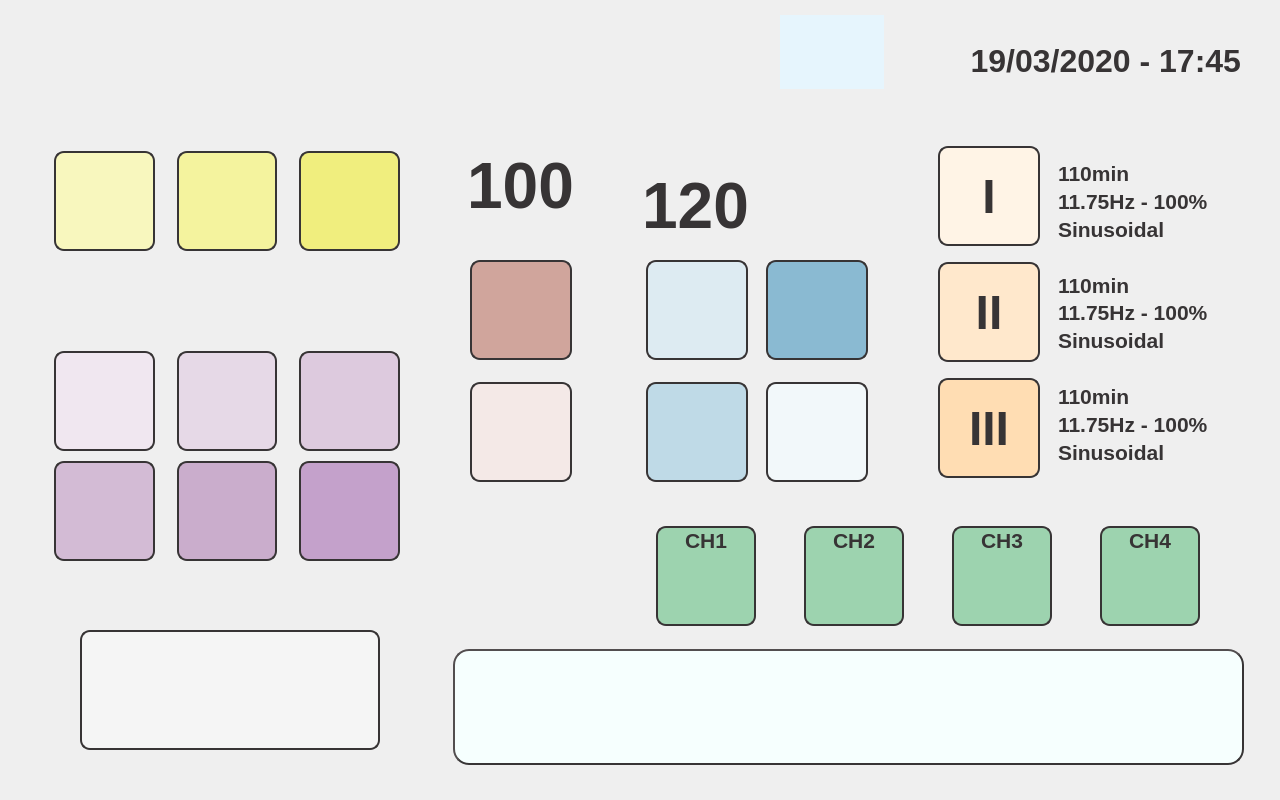
<?xml version="1.0" encoding="UTF-8"?>
<ui version="4.0">
 <class>Dialog</class>
 <widget class="QDialog" name="Dialog">
  <property name="geometry">
   <rect>
    <x>0</x>
    <y>0</y>
    <width>1280</width>
    <height>800</height>
   </rect>
  </property>
  <property name="windowTitle">
   <string>Dialog</string>
  </property>
  <property name="styleSheet">
   <string notr="true">QDialog {
background-image: url(:/background/resources/background_magnet_02.png);
}</string>
  </property>
  <widget class="QWidget" name="layoutWidget">
   <property name="geometry">
    <rect>
     <x>54</x>
     <y>350</y>
     <width>346</width>
     <height>102</height>
    </rect>
   </property>
   <layout class="QHBoxLayout" name="horizontalLayout_2">
    <property name="spacing">
     <number>22</number>
    </property>
    <item>
     <widget class="QPushButton" name="freq1Button">
      <property name="minimumSize">
       <size>
        <width>100</width>
        <height>100</height>
       </size>
      </property>
      <property name="styleSheet">
       <string notr="true">background-image: url(:/frequencies/resources/7_83Hz.png);
background-color: rgb(240, 231, 240);
border-radius: 10px;
border:2px solid rgb(55, 52, 53);</string>
      </property>
      <property name="text">
       <string/>
      </property>
     </widget>
    </item>
    <item>
     <widget class="QPushButton" name="freq2Button">
      <property name="minimumSize">
       <size>
        <width>100</width>
        <height>100</height>
       </size>
      </property>
      <property name="styleSheet">
       <string notr="true">background-image: url(:/frequencies/resources/11_79Hz.png);
background-color: rgb(230, 217, 231);
border-radius: 10px;
border:2px solid rgb(55, 52, 53);</string>
      </property>
      <property name="text">
       <string/>
      </property>
     </widget>
    </item>
    <item>
     <widget class="QPushButton" name="freq3Button">
      <property name="minimumSize">
       <size>
        <width>100</width>
        <height>100</height>
       </size>
      </property>
      <property name="styleSheet">
       <string notr="true">background-image: url(:/frequencies/resources/16_67Hz.png);
background-color: rgb(221, 202, 222);
border-radius: 10px;
border:2px solid rgb(55, 52, 53);</string>
      </property>
      <property name="text">
       <string/>
      </property>
     </widget>
    </item>
   </layout>
  </widget>
  <widget class="QWidget" name="layoutWidget_2">
   <property name="geometry">
    <rect>
     <x>54</x>
     <y>460</y>
     <width>346</width>
     <height>102</height>
    </rect>
   </property>
   <layout class="QHBoxLayout" name="horizontalLayout_3">
    <property name="spacing">
     <number>22</number>
    </property>
    <item>
     <widget class="QPushButton" name="freq4Button">
      <property name="minimumSize">
       <size>
        <width>100</width>
        <height>100</height>
       </size>
      </property>
      <property name="styleSheet">
       <string notr="true">background-image: url(:/frequencies/resources/23_58Hz.png);
background-color: rgb(211, 187, 213);
border-radius: 10px;
border:2px solid rgb(55, 52, 53);</string>
      </property>
      <property name="text">
       <string/>
      </property>
     </widget>
    </item>
    <item>
     <widget class="QPushButton" name="freq5Button">
      <property name="minimumSize">
       <size>
        <width>100</width>
        <height>100</height>
       </size>
      </property>
      <property name="styleSheet">
       <string notr="true">background-image: url(:/frequencies/resources/30_80Hz.png);
background-color: rgb(202, 173, 204);
border-radius: 10px;
border:2px solid rgb(55, 52, 53);</string>
      </property>
      <property name="text">
       <string/>
      </property>
     </widget>
    </item>
    <item>
     <widget class="QPushButton" name="freq6Button">
      <property name="minimumSize">
       <size>
        <width>100</width>
        <height>100</height>
       </size>
      </property>
      <property name="styleSheet">
       <string notr="true">background-image: url(:/frequencies/resources/62_64Hz.png);
background-color: rgb(196, 161, 203);
border-radius: 10px;
border:2px solid rgb(55, 52, 53);</string>
      </property>
      <property name="text">
       <string/>
      </property>
     </widget>
    </item>
   </layout>
  </widget>
  <widget class="QWidget" name="layoutWidget_3">
   <property name="geometry">
    <rect>
     <x>646</x>
     <y>260</y>
     <width>102</width>
     <height>224</height>
    </rect>
   </property>
   <layout class="QVBoxLayout" name="verticalLayout_2">
    <property name="spacing">
     <number>22</number>
    </property>
    <item>
     <widget class="QPushButton" name="min30Button">
      <property name="minimumSize">
       <size>
        <width>100</width>
        <height>100</height>
       </size>
      </property>
      <property name="styleSheet">
       <string notr="true">background-image: url(:/buttons/resources/30min.png);
background-color: rgb(221, 235, 242);
border-radius: 10px;
border:2px solid rgb(55, 52, 53);</string>
      </property>
      <property name="text">
       <string/>
      </property>
     </widget>
    </item>
    <item>
     <widget class="QPushButton" name="min45Button">
      <property name="minimumSize">
       <size>
        <width>100</width>
        <height>100</height>
       </size>
      </property>
      <property name="styleSheet">
       <string notr="true">background-image: url(:/buttons/resources/40min.png);
background-color: rgb(191, 218, 231);
border-radius: 10px;
border:2px solid rgb(55, 52, 53);</string>
      </property>
      <property name="text">
       <string/>
      </property>
     </widget>
    </item>
   </layout>
  </widget>
  <widget class="QWidget" name="layoutWidget_4">
   <property name="geometry">
    <rect>
     <x>766</x>
     <y>260</y>
     <width>102</width>
     <height>224</height>
    </rect>
   </property>
   <layout class="QVBoxLayout" name="verticalLayout_3">
    <property name="spacing">
     <number>22</number>
    </property>
    <item>
     <widget class="QPushButton" name="timeUpButton">
      <property name="minimumSize">
       <size>
        <width>100</width>
        <height>100</height>
       </size>
      </property>
      <property name="styleSheet">
       <string notr="true">background-image: url(:/buttons/resources/Arriba.png);
background-color: rgb(138, 186, 210);
border-radius: 10px;
border:2px solid rgb(55, 52, 53);</string>
      </property>
      <property name="text">
       <string/>
      </property>
     </widget>
    </item>
    <item>
     <widget class="QPushButton" name="timeDwnButton">
      <property name="minimumSize">
       <size>
        <width>100</width>
        <height>100</height>
       </size>
      </property>
      <property name="styleSheet">
       <string notr="true">background-image: url(:/buttons/resources/Abajo.png);
background-color: rgb(242, 248, 250);
border-radius: 10px;
border:2px solid rgb(55, 52, 53);</string>
      </property>
      <property name="text">
       <string/>
      </property>
     </widget>
    </item>
   </layout>
  </widget>
  <widget class="QPushButton" name="startButton">
   <property name="geometry">
    <rect>
     <x>80</x>
     <y>630</y>
     <width>300</width>
     <height>120</height>
    </rect>
   </property>
   <property name="minimumSize">
    <size>
     <width>100</width>
     <height>100</height>
    </size>
   </property>
   <property name="styleSheet">
    <string notr="true">background-image: url(:/buttons/resources/Play.png);
background-color: rgb(245, 245, 245);
border-radius: 10px;
border:2px solid rgb(55, 52, 53);</string>
   </property>
   <property name="text">
    <string/>
   </property>
  </widget>
  <widget class="QWidget" name="layoutWidget">
   <property name="geometry">
    <rect>
     <x>54</x>
     <y>150</y>
     <width>346</width>
     <height>102</height>
    </rect>
   </property>
   <layout class="QHBoxLayout" name="horizontalLayout">
    <property name="spacing">
     <number>22</number>
    </property>
    <item>
     <widget class="QPushButton" name="triangularButton">
      <property name="minimumSize">
       <size>
        <width>100</width>
        <height>100</height>
       </size>
      </property>
      <property name="styleSheet">
       <string notr="true">background-image: url(:/buttons/resources/Triangular.png);
background-color: rgb(248, 247, 190);
border-radius: 10px;
border:2px solid rgb(55, 52, 53);</string>
      </property>
      <property name="text">
       <string/>
      </property>
     </widget>
    </item>
    <item>
     <widget class="QPushButton" name="squareButton">
      <property name="minimumSize">
       <size>
        <width>100</width>
        <height>100</height>
       </size>
      </property>
      <property name="styleSheet">
       <string notr="true">background-image: url(:/buttons/resources/Cuadrada.png);
background-color: rgb(244, 243, 158);
border-radius: 10px;
border:2px solid rgb(55, 52, 53);</string>
      </property>
      <property name="text">
       <string/>
      </property>
     </widget>
    </item>
    <item>
     <widget class="QPushButton" name="sinusoidalButton">
      <property name="minimumSize">
       <size>
        <width>100</width>
        <height>100</height>
       </size>
      </property>
      <property name="styleSheet">
       <string notr="true">background-image: url(:/buttons/resources/Sinus.png);
background-color: rgb(240, 238, 126);
border-radius: 10px;
border:2px solid rgb(55, 52, 53);</string>
      </property>
      <property name="text">
       <string/>
      </property>
     </widget>
    </item>
   </layout>
  </widget>
  <widget class="QWidget" name="layoutWidget">
   <property name="geometry">
    <rect>
     <x>470</x>
     <y>260</y>
     <width>102</width>
     <height>224</height>
    </rect>
   </property>
   <layout class="QVBoxLayout" name="verticalLayout">
    <property name="spacing">
     <number>22</number>
    </property>
    <item>
     <widget class="QPushButton" name="powerUpButton">
      <property name="minimumSize">
       <size>
        <width>100</width>
        <height>100</height>
       </size>
      </property>
      <property name="styleSheet">
       <string notr="true">background-image: url(:/buttons/resources/Arriba.png);
background-color: rgb(208, 165, 156);
border-radius: 10px;
border:2px solid rgb(55, 52, 53);</string>
      </property>
      <property name="text">
       <string/>
      </property>
     </widget>
    </item>
    <item>
     <widget class="QPushButton" name="powerDwnButton">
      <property name="minimumSize">
       <size>
        <width>100</width>
        <height>100</height>
       </size>
      </property>
      <property name="styleSheet">
       <string notr="true">background-image: url(:/buttons/resources/Abajo.png);
background-color: rgb(244, 233, 231);
border-radius: 10px;
border:2px solid rgb(55, 52, 53);</string>
      </property>
      <property name="text">
       <string/>
      </property>
     </widget>
    </item>
   </layout>
  </widget>
  <widget class="QWidget" name="layoutWidget">
   <property name="geometry">
    <rect>
     <x>938</x>
     <y>140</y>
     <width>102</width>
     <height>346</height>
    </rect>
   </property>
   <layout class="QVBoxLayout" name="verticalLayout_4">
    <property name="spacing">
     <number>10</number>
    </property>
    <item>
     <widget class="QPushButton" name="mem1Button">
      <property name="minimumSize">
       <size>
        <width>100</width>
        <height>100</height>
       </size>
      </property>
      <property name="font">
       <font>
        <family>Liberation Sans</family>
        <pointsize>36</pointsize>
        <weight>75</weight>
        <bold>true</bold>
       </font>
      </property>
      <property name="focusPolicy">
       <enum>Qt::NoFocus</enum>
      </property>
      <property name="styleSheet">
       <string notr="true">color: rgb(55, 52, 53);
background-color: rgb(255, 244, 230);
border-radius: 10px;
border:2px solid rgb(55, 52, 53);</string>
      </property>
      <property name="text">
       <string>I</string>
      </property>
     </widget>
    </item>
    <item>
     <widget class="QPushButton" name="mem2Button">
      <property name="minimumSize">
       <size>
        <width>100</width>
        <height>100</height>
       </size>
      </property>
      <property name="font">
       <font>
        <family>Liberation Sans</family>
        <pointsize>36</pointsize>
        <weight>75</weight>
        <bold>true</bold>
       </font>
      </property>
      <property name="focusPolicy">
       <enum>Qt::NoFocus</enum>
      </property>
      <property name="styleSheet">
       <string notr="true">color: rgb(55, 52, 53);
background-color: rgb(255, 232, 204);
border-radius: 10px;
border:2px solid rgb(55, 52, 53);</string>
      </property>
      <property name="text">
       <string>II</string>
      </property>
     </widget>
    </item>
    <item>
     <widget class="QPushButton" name="mem3Button">
      <property name="minimumSize">
       <size>
        <width>100</width>
        <height>100</height>
       </size>
      </property>
      <property name="font">
       <font>
        <family>Liberation Sans</family>
        <pointsize>36</pointsize>
        <weight>75</weight>
        <bold>true</bold>
       </font>
      </property>
      <property name="focusPolicy">
       <enum>Qt::NoFocus</enum>
      </property>
      <property name="styleSheet">
       <string notr="true">color: rgb(55, 52, 53);
background-color: rgb(255, 221, 179);
border-radius: 10px;
border:2px solid rgb(55, 52, 53);</string>
      </property>
      <property name="text">
       <string>III</string>
      </property>
     </widget>
    </item>
   </layout>
  </widget>
  <widget class="QWidget" name="layoutWidget">
   <property name="geometry">
    <rect>
     <x>1058</x>
     <y>160</y>
     <width>171</width>
     <height>305</height>
    </rect>
   </property>
   <layout class="QVBoxLayout" name="verticalLayout_8">
    <property name="spacing">
     <number>30</number>
    </property>
    <item>
     <layout class="QVBoxLayout" name="verticalLayout_5">
      <property name="spacing">
       <number>2</number>
      </property>
      <item>
       <widget class="QLabel" name="mem11Label">
        <property name="font">
         <font>
          <family>Liberation Sans</family>
          <pointsize>16</pointsize>
          <weight>75</weight>
          <bold>true</bold>
         </font>
        </property>
        <property name="styleSheet">
         <string notr="true">color: rgb(55, 52, 53);</string>
        </property>
        <property name="text">
         <string>110min</string>
        </property>
       </widget>
      </item>
      <item>
       <widget class="QLabel" name="mem12Label">
        <property name="font">
         <font>
          <family>Liberation Sans</family>
          <pointsize>16</pointsize>
          <weight>75</weight>
          <bold>true</bold>
         </font>
        </property>
        <property name="styleSheet">
         <string notr="true">color: rgb(55, 52, 53);</string>
        </property>
        <property name="text">
         <string>11.75Hz - 100%</string>
        </property>
       </widget>
      </item>
      <item>
       <widget class="QLabel" name="mem13Label">
        <property name="font">
         <font>
          <family>Liberation Sans</family>
          <pointsize>16</pointsize>
          <weight>75</weight>
          <bold>true</bold>
         </font>
        </property>
        <property name="styleSheet">
         <string notr="true">color: rgb(55, 52, 53);</string>
        </property>
        <property name="text">
         <string>Sinusoidal</string>
        </property>
       </widget>
      </item>
     </layout>
    </item>
    <item>
     <layout class="QVBoxLayout" name="verticalLayout_6">
      <property name="spacing">
       <number>2</number>
      </property>
      <item>
       <widget class="QLabel" name="mem21Label">
        <property name="font">
         <font>
          <family>Liberation Sans</family>
          <pointsize>16</pointsize>
          <weight>75</weight>
          <bold>true</bold>
         </font>
        </property>
        <property name="styleSheet">
         <string notr="true">color: rgb(55, 52, 53);</string>
        </property>
        <property name="text">
         <string>110min</string>
        </property>
       </widget>
      </item>
      <item>
       <widget class="QLabel" name="mem22Label">
        <property name="font">
         <font>
          <family>Liberation Sans</family>
          <pointsize>16</pointsize>
          <weight>75</weight>
          <bold>true</bold>
         </font>
        </property>
        <property name="styleSheet">
         <string notr="true">color: rgb(55, 52, 53);</string>
        </property>
        <property name="text">
         <string>11.75Hz - 100%</string>
        </property>
       </widget>
      </item>
      <item>
       <widget class="QLabel" name="mem23Label">
        <property name="font">
         <font>
          <family>Liberation Sans</family>
          <pointsize>16</pointsize>
          <weight>75</weight>
          <bold>true</bold>
         </font>
        </property>
        <property name="styleSheet">
         <string notr="true">color: rgb(55, 52, 53);</string>
        </property>
        <property name="text">
         <string>Sinusoidal</string>
        </property>
       </widget>
      </item>
     </layout>
    </item>
    <item>
     <layout class="QVBoxLayout" name="verticalLayout_7">
      <property name="spacing">
       <number>2</number>
      </property>
      <item>
       <widget class="QLabel" name="mem31Label">
        <property name="font">
         <font>
          <family>Liberation Sans</family>
          <pointsize>16</pointsize>
          <weight>75</weight>
          <bold>true</bold>
         </font>
        </property>
        <property name="styleSheet">
         <string notr="true">color: rgb(55, 52, 53);</string>
        </property>
        <property name="text">
         <string>110min</string>
        </property>
       </widget>
      </item>
      <item>
       <widget class="QLabel" name="mem32Label">
        <property name="font">
         <font>
          <family>Liberation Sans</family>
          <pointsize>16</pointsize>
          <weight>75</weight>
          <bold>true</bold>
         </font>
        </property>
        <property name="styleSheet">
         <string notr="true">color: rgb(55, 52, 53);</string>
        </property>
        <property name="text">
         <string>11.75Hz - 100%</string>
        </property>
       </widget>
      </item>
      <item>
       <widget class="QLabel" name="mem33Label">
        <property name="font">
         <font>
          <family>Liberation Sans</family>
          <pointsize>16</pointsize>
          <weight>75</weight>
          <bold>true</bold>
         </font>
        </property>
        <property name="styleSheet">
         <string notr="true">color: rgb(55, 52, 53);</string>
        </property>
        <property name="text">
         <string>Sinusoidal</string>
        </property>
       </widget>
      </item>
     </layout>
    </item>
   </layout>
  </widget>
  <widget class="QLabel" name="minutesLabel">
   <property name="geometry">
    <rect>
     <x>640</x>
     <y>170</y>
     <width>111</width>
     <height>61</height>
    </rect>
   </property>
   <property name="font">
    <font>
     <family>Liberation Sans</family>
     <pointsize>48</pointsize>
     <weight>75</weight>
     <bold>true</bold>
    </font>
   </property>
   <property name="styleSheet">
    <string notr="true">color: rgb(55, 52, 53);</string>
   </property>
   <property name="text">
    <string>120</string>
   </property>
   <property name="alignment">
    <set>Qt::AlignHCenter|Qt::AlignTop</set>
   </property>
  </widget>
  <widget class="QLabel" name="powerLabel">
   <property name="geometry">
    <rect>
     <x>465</x>
     <y>150</y>
     <width>111</width>
     <height>61</height>
    </rect>
   </property>
   <property name="font">
    <font>
     <family>Liberation Sans</family>
     <pointsize>48</pointsize>
     <weight>75</weight>
     <bold>true</bold>
    </font>
   </property>
   <property name="styleSheet">
    <string notr="true">color: rgb(55, 52, 53);</string>
   </property>
   <property name="text">
    <string>100</string>
   </property>
   <property name="alignment">
    <set>Qt::AlignHCenter|Qt::AlignTop</set>
   </property>
  </widget>
  <widget class="QLabel" name="date_timeLabel">
   <property name="geometry">
    <rect>
     <x>910</x>
     <y>40</y>
     <width>331</width>
     <height>41</height>
    </rect>
   </property>
   <property name="font">
    <font>
     <family>Liberation Sans</family>
     <pointsize>24</pointsize>
     <weight>75</weight>
     <bold>true</bold>
    </font>
   </property>
   <property name="styleSheet">
    <string notr="true">color: rgb(55, 52, 53);</string>
   </property>
   <property name="text">
    <string>19/03/2020 - 17:45</string>
   </property>
   <property name="alignment">
    <set>Qt::AlignRight|Qt::AlignTrailing|Qt::AlignVCenter</set>
   </property>
  </widget>
  <widget class="QTextEdit" name="textEdit">
   <property name="geometry">
    <rect>
     <x>453</x>
     <y>649</y>
     <width>791</width>
     <height>116</height>
    </rect>
   </property>
   <property name="styleSheet">
    <string notr="true">border:2px outset;
background-color: rgb(246, 255, 254);
border-radius: 16px;
color: rgb(0, 0, 127);
border-color: rgb(55, 52, 53);</string>
   </property>
  </widget>
  <widget class="QPushButton" name="diagButton">
   <property name="geometry">
    <rect>
     <x>90</x>
     <y>30</y>
     <width>141</width>
     <height>41</height>
    </rect>
   </property>
   <property name="styleSheet">
    <string notr="true">background-color: rgba(255, 255, 255, 0);
border: 0px</string>
   </property>
   <property name="text">
    <string/>
   </property>
  </widget>
  <widget class="QWidget" name="layoutWidget_5">
   <property name="geometry">
    <rect>
     <x>630</x>
     <y>525</y>
     <width>596</width>
     <height>102</height>
    </rect>
   </property>
   <layout class="QHBoxLayout" name="horizontalLayout_4">
    <property name="spacing">
     <number>22</number>
    </property>
    <item>
     <widget class="QPushButton" name="ch1Button">
      <property name="sizePolicy">
       <sizepolicy hsizetype="Fixed" vsizetype="Fixed">
        <horstretch>0</horstretch>
        <verstretch>0</verstretch>
       </sizepolicy>
      </property>
      <property name="minimumSize">
       <size>
        <width>100</width>
        <height>100</height>
       </size>
      </property>
      <property name="font">
       <font>
        <family>Liberation Sans</family>
        <pointsize>16</pointsize>
        <weight>75</weight>
        <bold>true</bold>
       </font>
      </property>
      <property name="styleSheet">
       <string notr="true">background-color: rgb(157, 211, 175);
border-radius: 10px;
border:2px solid rgb(55, 52, 53);
text-align:top;
color: rgb(55, 52, 53);</string>
      </property>
      <property name="text">
       <string>CH1</string>
      </property>
     </widget>
    </item>
    <item>
     <widget class="QPushButton" name="ch2Button">
      <property name="sizePolicy">
       <sizepolicy hsizetype="Fixed" vsizetype="Fixed">
        <horstretch>0</horstretch>
        <verstretch>0</verstretch>
       </sizepolicy>
      </property>
      <property name="minimumSize">
       <size>
        <width>100</width>
        <height>100</height>
       </size>
      </property>
      <property name="font">
       <font>
        <family>Liberation Sans</family>
        <pointsize>16</pointsize>
        <weight>75</weight>
        <bold>true</bold>
       </font>
      </property>
      <property name="styleSheet">
       <string notr="true">background-color: rgb(157, 211, 175);
border-radius: 10px;
border:2px solid rgb(55, 52, 53);
text-align:top;
color: rgb(55, 52, 53);</string>
      </property>
      <property name="text">
       <string>CH2</string>
      </property>
     </widget>
    </item>
    <item>
     <widget class="QPushButton" name="ch3Button">
      <property name="sizePolicy">
       <sizepolicy hsizetype="Fixed" vsizetype="Fixed">
        <horstretch>0</horstretch>
        <verstretch>0</verstretch>
       </sizepolicy>
      </property>
      <property name="minimumSize">
       <size>
        <width>100</width>
        <height>100</height>
       </size>
      </property>
      <property name="font">
       <font>
        <family>Liberation Sans</family>
        <pointsize>16</pointsize>
        <weight>75</weight>
        <bold>true</bold>
       </font>
      </property>
      <property name="styleSheet">
       <string notr="true">background-color: rgb(157, 211, 175);
border-radius: 10px;
border:2px solid rgb(55, 52, 53);
text-align:top;
color: rgb(55, 52, 53);</string>
      </property>
      <property name="text">
       <string>CH3</string>
      </property>
     </widget>
    </item>
    <item>
     <widget class="QPushButton" name="ch4Button">
      <property name="sizePolicy">
       <sizepolicy hsizetype="Fixed" vsizetype="Fixed">
        <horstretch>0</horstretch>
        <verstretch>0</verstretch>
       </sizepolicy>
      </property>
      <property name="minimumSize">
       <size>
        <width>100</width>
        <height>100</height>
       </size>
      </property>
      <property name="font">
       <font>
        <family>Liberation Sans</family>
        <pointsize>16</pointsize>
        <weight>75</weight>
        <bold>true</bold>
       </font>
      </property>
      <property name="styleSheet">
       <string notr="true">background-color: rgb(157, 211, 175);
border-radius: 10px;
border:2px solid rgb(55, 52, 53);
text-align:top;
color: rgb(55, 52, 53);</string>
      </property>
      <property name="text">
       <string>CH4</string>
      </property>
     </widget>
    </item>
   </layout>
  </widget>
  <widget class="QPushButton" name="wifiButton">
   <property name="geometry">
    <rect>
     <x>780</x>
     <y>15</y>
     <width>104</width>
     <height>74</height>
    </rect>
   </property>
   <property name="sizePolicy">
    <sizepolicy hsizetype="Fixed" vsizetype="Fixed">
     <horstretch>0</horstretch>
     <verstretch>0</verstretch>
    </sizepolicy>
   </property>
   <property name="minimumSize">
    <size>
     <width>100</width>
     <height>50</height>
    </size>
   </property>
   <property name="font">
    <font>
     <family>Liberation Sans</family>
     <pointsize>16</pointsize>
     <weight>75</weight>
     <bold>true</bold>
    </font>
   </property>
   <property name="styleSheet">
    <string notr="true">background-color: rgb(230, 245, 253);
border: 0px;
</string>
   </property>
   <property name="text">
    <string/>
   </property>
   <property name="icon">
    <iconset resource="magnet3_res.qrc">
     <normaloff>:/buttons/resources/wifi-symbol_disa.png</normaloff>:/buttons/resources/wifi-symbol_disa.png</iconset>
   </property>
   <property name="iconSize">
    <size>
     <width>100</width>
     <height>100</height>
    </size>
   </property>
  </widget>
 </widget>
 <resources>
  <include location="magnet3_res.qrc"/>
 </resources>
 <connections/>
</ui>
